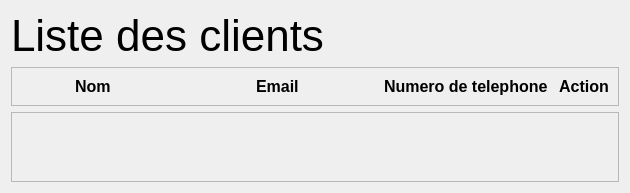
  <widget class="QWidget" name="gest_client_page">
   <layout class="QVBoxLayout" name="verticalLayout_6">
    <item>
     <widget class="QLabel" name="label_title_list_clients">
      <property name="font">
       <font>
        <pointsize>33</pointsize>
       </font>
      </property>
      <property name="styleSheet">
       <string notr="true">font-size:30em
</string>
      </property>
      <property name="text">
       <string>Liste des clients</string>
      </property>
     </widget>
    </item>
    <item>
     <widget class="QFrame" name="frame_7">
      <property name="minimumSize">
       <size>
        <width>0</width>
        <height>0</height>
       </size>
      </property>
      <property name="frameShape">
       <enum>QFrame::StyledPanel</enum>
      </property>
      <property name="frameShadow">
       <enum>QFrame::Raised</enum>
      </property>
      <layout class="QHBoxLayout" name="horizontalLayout_4">
       <item>
        <widget class="QLabel" name="label_10">
         <property name="font">
          <font>
           <pointsize>12</pointsize>
           <bold>true</bold>
          </font>
         </property>
         <property name="styleSheet">
          <string notr="true">padding-left:50px;</string>
         </property>
         <property name="text">
          <string>Nom</string>
         </property>
         <property name="alignment">
          <set>Qt::AlignLeading|Qt::AlignLeft|Qt::AlignVCenter</set>
         </property>
        </widget>
       </item>
       <item>
        <widget class="QLabel" name="label_11">
         <property name="font">
          <font>
           <pointsize>12</pointsize>
           <bold>true</bold>
          </font>
         </property>
         <property name="styleSheet">
          <string notr="true">padding-left:130px;</string>
         </property>
         <property name="text">
          <string>Email</string>
         </property>
         <property name="alignment">
          <set>Qt::AlignLeading|Qt::AlignLeft|Qt::AlignVCenter</set>
         </property>
        </widget>
       </item>
       <item>
        <widget class="QLabel" name="label_12">
         <property name="font">
          <font>
           <pointsize>12</pointsize>
           <bold>true</bold>
          </font>
         </property>
         <property name="styleSheet">
          <string notr="true">padding-left:70px;</string>
         </property>
         <property name="text">
          <string>Numero de telephone</string>
         </property>
         <property name="alignment">
          <set>Qt::AlignLeading|Qt::AlignLeft|Qt::AlignVCenter</set>
         </property>
        </widget>
       </item>
       <item>
        <widget class="QLabel" name="label_13">
         <property name="font">
          <font>
           <pointsize>12</pointsize>
           <bold>true</bold>
          </font>
         </property>
         <property name="text">
          <string>Action</string>
         </property>
         <property name="alignment">
          <set>Qt::AlignCenter</set>
         </property>
        </widget>
       </item>
      </layout>
     </widget>
    </item>
    <item>
     <widget class="QScrollArea" name="scroll">
      <property name="styleSheet">
       <string notr="true">   
            QScrollArea {
                background-color: transparent;
                border: none;
            }
table_info {
                background-color: #fff;
                border-radius: 5px;
                border: 1px solid #ccc;
                padding: 10px;
                margin: 5px;
            }
            QPushButton {
                background-color: #007bff;
                color: white;
                border: none;
                border-radius: 5px;
                padding: 8px 15px;
                font-size: 14px;
            }
            QPushButton:hover {
                background-color: #0056b3;
            }
        ''')
</string>
      </property>
      <property name="widgetResizable">
       <bool>true</bool>
      </property>
      <widget class="QWidget" name="scroll_area_content">
       <property name="geometry">
        <rect>
         <x>0</x>
         <y>0</y>
         <width>957</width>
         <height>426</height>
        </rect>
       </property>
      </widget>
     </widget>
    </item>
   </layout>
  </widget>
